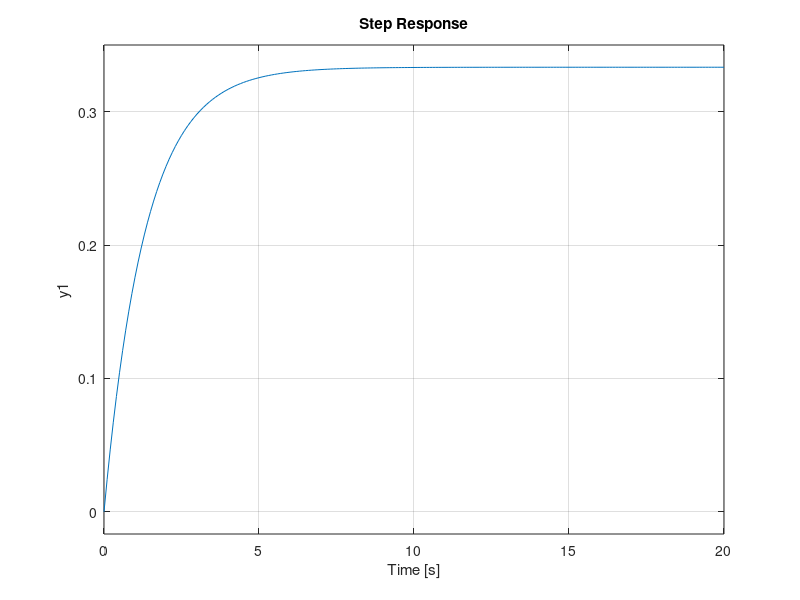

Reproduce this figure in MATLAB.
% Clear
clear
clc
clear all

%% First Order System
% G(s) = 1 / (4s+3)

a = 1;

b = 4;
c = 3;

G_num = [a];
G_den = [b c];
G = tf (G_num,G_den)

% step response
step(G,0:0.1:20)